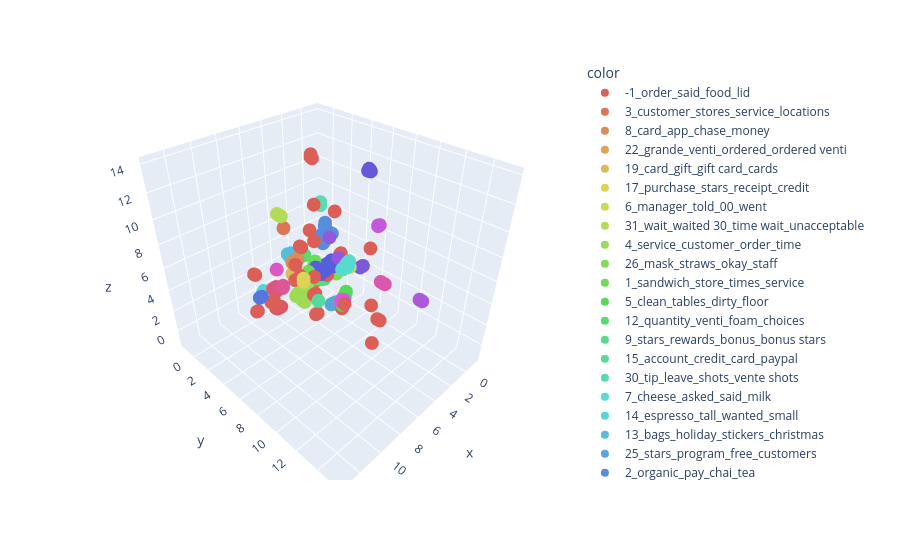

Source (notebook cell):
### Code cell
clusters = df['bertopic_label']
palette = sns.color_palette("hls",len(set(clusters))).as_hex()
reviews = df.Review.str.wrap(100).copy()
reviews = [ review.replace('\n', '<br>') for review in reviews ] 

fig = px.scatter_3d(
    x=reduced_embeddings[:,0], y=reduced_embeddings[:,1], z=reduced_embeddings[:,2],
    color=clusters,
    hover_data={"review": reviews},
    color_discrete_sequence=palette
)
# update the font if you want!
# fig.update_layout(
#     hoverlabel=dict(
#         font_size=16,
#         font_family="Rockwell"
#     )
# )

fig.write_html(f'{model_name}/bertopic-3d.html', full_html=False)
fig.show()
